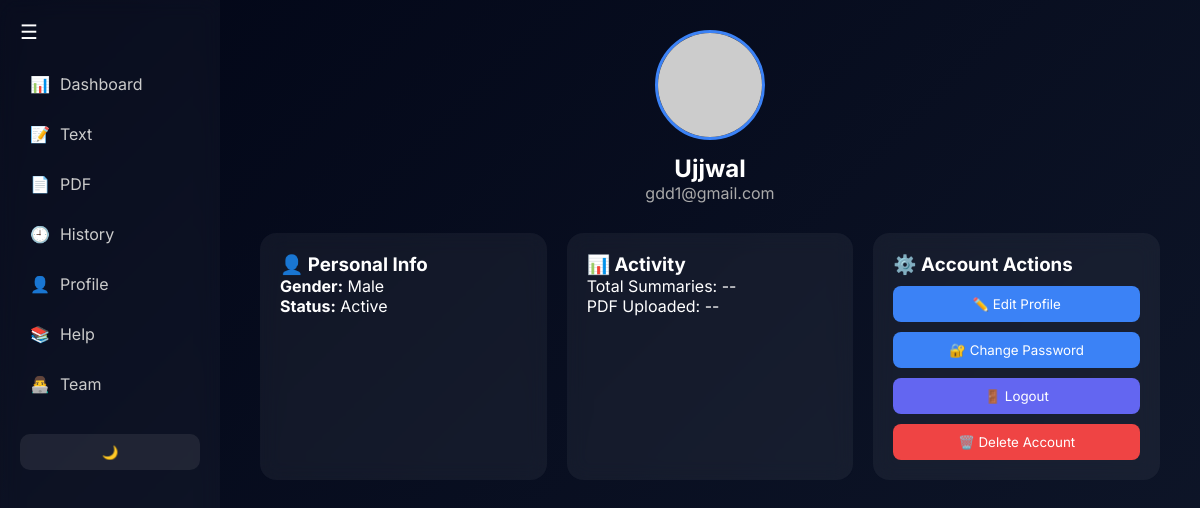
Screenshot of /profile (signed in) with the database file from the repository.
### tables this page shows
CREATE TABLE users (
            id INTEGER PRIMARY KEY AUTOINCREMENT,
            name TEXT NOT NULL,
            email TEXT UNIQUE NOT NULL,
            gender TEXT NOT NULL,
            password TEXT NOT NULL,
            question TEXT NOT NULL,
            answer TEXT NOT NULL,
            profile_pic TEXT
        );

### app.py (the view)
@app.route("/profile")
def profile():
    if 'user_id' not in session:
        flash("You must log in first", "warning")
        return redirect(url_for("login"))
    conn = get_db_connection()
    user = conn.execute(
        "SELECT * FROM users WHERE id=?",
        (session["user_id"],)
    ).fetchone()
    conn.close()
    return render_template("profile.html", user=user)

### app.py (called while the page is built)
def get_db_connection():
    conn = sqlite3.connect(DB_NAME)
    conn.row_factory = sqlite3.Row
    return conn

### templates/profile.html (shortened to what this page needs)
{% extends "base.html" %}
{% block content %}
<div class="profile-container">
  <div class="profile-header">
    <img src="{% if user.profile_pic %}/static/uploads/{{ user.profile_pic }}{% else %}https://i.pravatar.cc/150{% endif %}" class="avatar">
    <h2>{{ user.name }}</h2>
    <p class="email">{{ user.email }}</p>
  </div>
  <div class="profile-grid">
    <div class="card">
      <h3>👤 Personal Info</h3>
      <p><strong>Gender:</strong> {{ user.gender }}</p>
      <p><strong>Status:</strong> Active</p>
    </div>
    <div class="card">
      <h3>📊 Activity</h3>
      <p>Total Summaries: --</p>
      <p>PDF Uploaded: --</p>
    </div>
    <div class="card">
      <h3>⚙️ Account Actions</h3>
      <a href="/edit-profile">
        <button class="btn">✏️ Edit Profile</button>
      </a>
      <a href="/change-password">
        <button class="btn">🔐 Change Password</button>
      </a>
      <a href="/logout">
        <button class="btn logout">🚪 Logout</button>
      </a>
      <button class="btn danger" onclick="confirmDelete()">🗑️ Delete Account</button>
    </div>
  </div>
</div>
{% endblock %}

### templates/base.html (shortened to what this page needs)
<!DOCTYPE html>
<html lang="en">
<head>
</head>
<body>
<div class="sidebar">
  <button onclick="toggleSidebar()" class="toggle-btn">☰</button>
  <a href="/dashboard" data-tooltip="Dashboard">📊 <span>Dashboard</span></a>
  <a href="/textsummaries" data-tooltip="Text">📝 <span>Text</span></a>
  <a href="/pdf_summaries" data-tooltip="PDF">📄 <span>PDF</span></a>
  <a href="/history" data-tooltip="History">🕘 <span>History</span></a>
  <a href="/profile" data-tooltip="Profile">👤 <span>Profile</span></a>
  <a href="/help" data-tooltip="Help">📚 <span>Help</span></a>
  <a href="/team" data-tooltip="Team">👨‍💻 <span>Team</span></a>
  <button onclick="toggleTheme()" class="theme-btn" id="themeToggle">🌙</button>
</div>
<div class="main">
  {% block content %}{% endblock %}
</div>
</body>
</html>

### templates/base.html (style rules this page uses)
* { margin: 0; padding: 0; box-sizing: border-box; font-family: 'Inter', sans-serif; }
body { background: linear-gradient(135deg, #020617, #0f172a); color: #fff; display: flex; }
.sidebar { width: 220px; height: 100vh; padding: 20px; background: rgba(255,255,255,0.03); backdrop-filter: blur(10px); transition: all 0.3s ease; overflow: hidden; }
.toggle-btn { background: none; border: none; color: white; font-size: 20px; margin-bottom: 20px; cursor: pointer; }
.sidebar a { display: flex; align-items: center; gap: 10px; padding: 10px; margin-bottom: 10px; border-radius: 8px; color: #ccc; text-decoration: none; transition: 0.3s; position: relative; }
.sidebar { flex-shrink: 0; }
.main { flex: 1; padding: 30px; min-width: 0; }
.sidebar a::after { content: attr(data-tooltip); position: absolute; left: 75px; background: #111; color: #fff; padding: 5px 10px; border-radius: 6px; font-size: 12px; opacity: 0; pointer-events: none; white-space: nowrap; transform: translateY(-50%); top: 50%; transition: 0.2s; }
.main { flex: 1; padding: 30px; transition: 0.3s; }
.card { background: rgba(255,255,255,0.05); padding: 20px; border-radius: 16px; margin-bottom: 20px; backdrop-filter: blur(10px); }
.btn { background: #3b82f6; padding: 10px 18px; border: none; border-radius: 8px; color: white; cursor: pointer; }
.theme-btn { margin-top: 20px; width: 100%; padding: 10px; border-radius: 10px; border: none; background: rgba(255,255,255,0.08); color: white; cursor: pointer; }

### templates/profile.html (style rules this page uses)
.profile-container { max-width: 900px; margin: auto; }
.profile-header { text-align: center; margin-bottom: 30px; }
.avatar { width: 110px; height: 110px; border-radius: 50%; margin-bottom: 10px; border: 3px solid #3b82f6; }
.email { color: #aaa; }
.profile-grid { display: grid; grid-template-columns: repeat(3, 1fr); gap: 20px; }
.card { background: rgba(255,255,255,0.05); padding: 20px; border-radius: 16px; backdrop-filter: blur(10px); transition: 0.3s; }
a { text-decoration: none; }
.btn { display: block; width: 100%; margin-top: 10px; padding: 10px; border-radius: 8px; border: none; background: #3b82f6; color: white; cursor: pointer; }
.btn.logout { background: #6366f1; }
.btn.danger { background: #ef4444; }

### rows the page displays
users: name "Ujjwal", email "gdd1@gmail.com", gender "Male"
